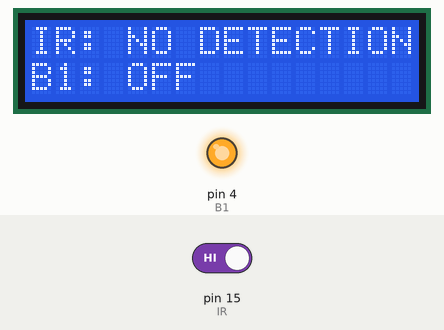
This sketch was run on a simulated Arduino Uno, built with avr-gcc and run on an emulated ATmega328P. Shown: 16×2 character LCD, output pins drawn as LEDs (lit = HIGH). The inputs (shaded band) are chosen by the test bench; at power-on: pin 15 (IR) HIGH. What the sketch prints to the serial monitor is not drawn.

Above: at 2.2 s.
2.3 s: pin 15 (IR) driven LOW
At 4.8 s:
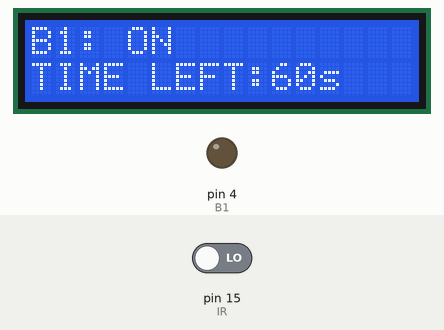
4.9 s: pin 15 (IR) driven HIGH
At 7.7 s:
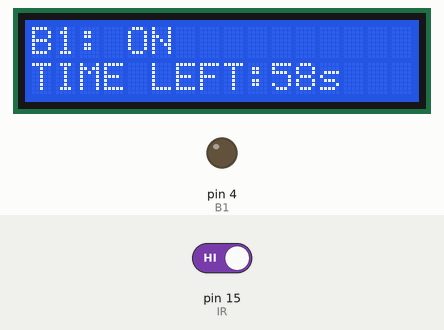
7.9 s: pin 15 (IR) driven LOW
At 10.8 s:
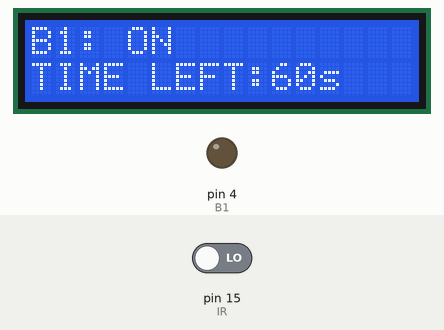
10.9 s: pin 15 (IR) driven HIGH
At 13.6 s:
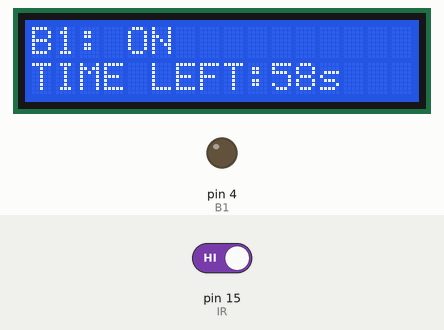
13.9 s: pin 15 (IR) driven LOW
At 16.8 s:
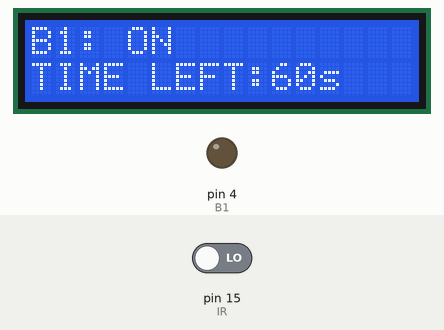
16.9 s: pin 15 (IR) driven HIGH
At 20.6 s:
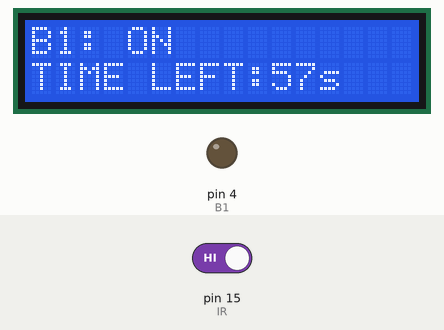
Timing chart, 0 to 22.1 s (numbered marks = the images above; inputs shaded):
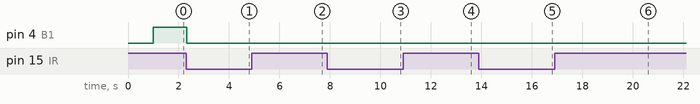

Measured:
- after the input at 2.3 s, pin 4 (B1): HIGH → LOW at once; the display: changes at once (image 1)

The sketch:

IR_and_Bulb1_test_2.ino
```cpp
#include <Wire.h>
#include <LiquidCrystal_I2C.h>

#define IR 15
#define B1 4

LiquidCrystal_I2C lcd(0x27, 16, 2);

unsigned long irTimer = 0;
unsigned long lastUpdate = 0;
const unsigned long ON_TIME = 60000; // 1 min
bool relayState = false;

int prevIR = HIGH;

void setup() {
  pinMode(IR, INPUT);
  pinMode(B1, OUTPUT);

  Serial.begin(115200);

  Wire.begin();
  delay(1000);

  digitalWrite(B1, HIGH);

  lcd.init();
  lcd.backlight();

  lcd.setCursor(0,0);
  lcd.print("IR SENSOR TEST");
  lcd.setCursor(0,1);
  lcd.print("INITIALISING");

  Serial.println("Test Started");
}

void loop() {
  int irValue = digitalRead(IR);
  //shows LOW if object (<3 cm)
  if (irValue == LOW) {
    relayState = true;
    digitalWrite(B1, LOW);
    irTimer = millis();
    lastUpdate = 0;

    Serial.println("IR DETECTED (<3cm)");
  }

  if (relayState) {
    unsigned long elapsed = millis() - irTimer;
    unsigned long remaining = (ON_TIME - elapsed)/1000; //seconds

    if (millis() - lastUpdate >= 1000) { //updates LCD panel every 1 second compared to the earlier test
      lastUpdate = millis();

      lcd.clear();
      lcd.setCursor(0, 0);
      lcd.print("B1: ON");
      lcd.setCursor(0, 1);
      lcd.print("TIME LEFT:");
      lcd.print(remaining);
      lcd.print("s");

      Serial.print("B1 ON - Time Left: ");
      Serial.print(remaining);
      Serial.println(" sec");
    }

    if (elapsed >= ON_TIME) {
      relayState = false;
      digitalWrite(B1, HIGH);

      Serial.println("TIMEOUT -> B1 OFF");

      lcd.clear();
      lcd.setCursor(0, 0);
      lcd.print("IR: NOT DETECTED");
      lcd.setCursor(0, 1);
      lcd.print("B1: OFF");
    }
  }

  if (!relayState && irValue == HIGH) {
    lcd.clear();
    lcd.setCursor(0, 0);
    lcd.print("IR: NO DETECTION ");
    lcd.setCursor(0, 1);
    lcd.print("B1: OFF");
  }
}
```
